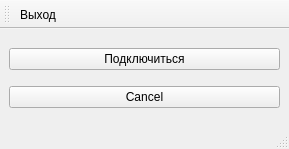
<?xml version="1.0" encoding="UTF-8"?>
<ui version="4.0">
 <class>MainWindow</class>
 <widget class="QMainWindow" name="MainWindow">
  <property name="geometry">
   <rect>
    <x>0</x>
    <y>0</y>
    <width>289</width>
    <height>149</height>
   </rect>
  </property>
  <property name="windowTitle">
   <string>MainWindow</string>
  </property>
  <widget class="QWidget" name="centralwidget">
   <layout class="QVBoxLayout" name="verticalLayout">
    <item>
     <widget class="QPushButton" name="pb_input">
      <property name="text">
       <string>Подключиться</string>
      </property>
     </widget>
    </item>
    <item>
     <widget class="QPushButton" name="pb_cancel">
      <property name="text">
       <string>Cancel</string>
      </property>
     </widget>
    </item>
   </layout>
  </widget>
  <widget class="QMenuBar" name="menubar">
   <property name="geometry">
    <rect>
     <x>0</x>
     <y>0</y>
     <width>289</width>
     <height>22</height>
    </rect>
   </property>
  </widget>
  <widget class="QStatusBar" name="statusbar"/>
  <widget class="QToolBar" name="toolBar">
   <property name="windowTitle">
    <string>toolBar</string>
   </property>
   <attribute name="toolBarArea">
    <enum>TopToolBarArea</enum>
   </attribute>
   <attribute name="toolBarBreak">
    <bool>false</bool>
   </attribute>
   <addaction name="act_exit"/>
  </widget>
  <action name="act_exit">
   <property name="icon">
    <iconset resource="recources.qrc">
     <normaloff>:/Icons/icons8-exit-30.png</normaloff>:/Icons/icons8-exit-30.png</iconset>
   </property>
   <property name="text">
    <string>Выход</string>
   </property>
   <property name="toolTip">
    <string>Выход из приложения</string>
   </property>
   <property name="shortcut">
    <string>Esc</string>
   </property>
   <property name="menuRole">
    <enum>QAction::NoRole</enum>
   </property>
  </action>
 </widget>
 <resources>
  <include location="recources.qrc"/>
 </resources>
 <connections>
  <connection>
   <sender>act_exit</sender>
   <signal>triggered()</signal>
   <receiver>MainWindow</receiver>
   <slot>close()</slot>
   <hints>
    <hint type="sourcelabel">
     <x>-1</x>
     <y>-1</y>
    </hint>
    <hint type="destinationlabel">
     <x>144</x>
     <y>73</y>
    </hint>
   </hints>
  </connection>
 </connections>
</ui>
